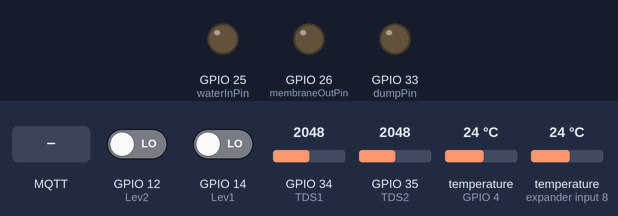
Bench run of a sketch on a simulated ESP32. Shown: output pins drawn as LEDs (lit = HIGH). The inputs (shaded band) are chosen by the test bench; at power-on: GPIO 14 (Lev1) LOW, GPIO 12 (Lev2) LOW, GPIO 34 (TDS1) = 2048, GPIO 35 (TDS2) = 2048, temperature (sensors on GPIO 4, expander input 8) 24 °C. WiFi joins after 1.5 s; servers stay silent unless stated; random numbers use the default seed unless the sketch sets one; EEPROM starts erased; no MQTT or app messages arrive unless stated; nothing arrives over Bluetooth unless stated; the modem accepts every AT command (registered, SIM ready, sends succeed) and sends nothing else; what the sketch prints to the serial monitor is not drawn.

Above: at 2.7 s.
2.8 s: GPIO 14 (Lev1) driven HIGH
6.5 s: GPIO 12 (Lev2) driven HIGH
At 10.9 s:
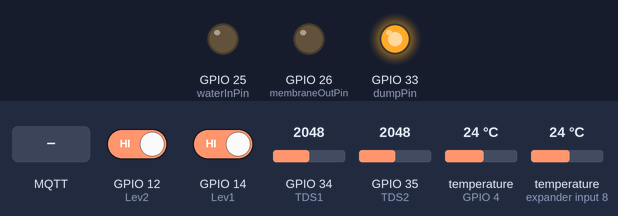
11.5 s: GPIO 12 (Lev2) driven LOW
At 23.3 s:
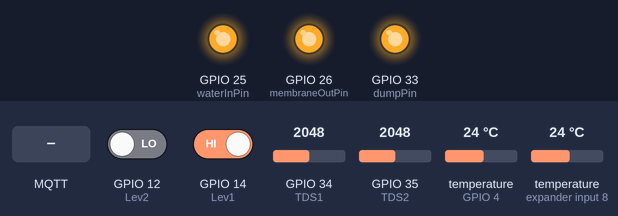
23.6 s: MQTT message "Temp 1 -" arrives on the first subscribed topic
34.5 s: MQTT message "Temp 1 -" arrives on the second subscribed topic
At 35.5 s:
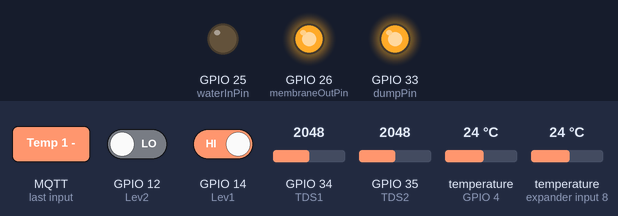
36.0 s: MQTT message "Temp 1 -" arrives on the third subscribed topic
At 36.6 s:
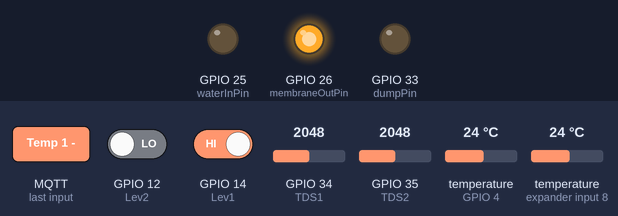
Timing chart, 0 to 38.5 s (numbered marks = the images above; inputs shaded):
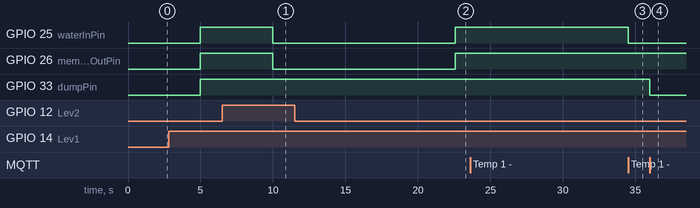

The sketch:

atoESP32.ino
```cpp
//up to date as of 10/7/20
//logic to complete functionality.

//  remember to save as intended filename before making changes

#include <WiFi.h> //add libraries
#include <PubSubClient.h>
#include <OneWire.h>
#include <DallasTemperature.h>
#include <EEPROM.h>
#include <BluetoothSerial.h>

BluetoothSerial SerialBT;

const char* ssid = "ASUS";
const char* password = "*****";
IPAddress server(192, 168, 1, 90);

#define ONE_WIRE_BUS 4     //  D4 on physical board
#define EEPROM_SIZE 500
#define waterInPin 25
#define membraneOutPin 26
#define dumpPin 33
OneWire oneWire(ONE_WIRE_BUS);
DallasTemperature DS18B20(&oneWire);
float prevTemp = 0;

//IO assignments
int TDS1 = 34;
int TDS2 = 35;
int tds1value = 666;
int tds2value = 666;
int Lev1 = 14;
int Lev2 = 12;
int LowState;
int HighState;
char* action = "0";   // 0 = waiting, 1 = dumping, 2 = filling
int handAuto = 1;

float tdsLimitM;
float tdsLimitDI;
float aRef;
float adcRange;
float K1 = 1;
float K2 = 1;
double ecValue = 0;
double ecValue25 = 0;
float TDSfactor = 0.5;
double voltage1 = 0;
double voltage2 = 0;
double TDS1calc;
double TDS2calc;
double temp1;
double temp2;
float tRound;
WiFiClient espClient;
PubSubClient client(espClient);
const char* willTopic = "LWT/ATO";
const char* willMessage = "ATO Power failure";
boolean willRetain = true;
byte willQos = 0;

unsigned long previousMillis = 0;
const long interval = 5000;

void setup() {
  // put your setup code here, to run once:
  Serial.begin(115200);
  SerialBT.begin("ESP32ATO"); //Bluetooth device name
  SerialBT.println("The device started, now you can pair it with bluetooth!");
  EEPROM.begin(EEPROM_SIZE);
  setup_wifi();
  client.setServer(server, 1883);
  client.setCallback(callback);

  pinMode(Lev1,INPUT);
  pinMode (waterInPin,OUTPUT);
pinMode (membraneOutPin,OUTPUT);
pinMode (dumpPin,OUTPUT);
aRef = EEPROM.readFloat(15);
adcRange = EEPROM.readFloat(10);
K1 = EEPROM.readFloat(20);
K2 = EEPROM.readFloat(25);
tdsLimitM = EEPROM.readFloat(30);
tdsLimitDI = EEPROM.readFloat(35);

}

void loop() {
  // put your main code here, to run repeatedly:
  if (!client.connected()) {
    reconnect();
  }
  client.loop();

  unsigned long currentMillis = millis();

  if (currentMillis - previousMillis >= interval) {
    // save the last time
    previousMillis = currentMillis;
 LowState = digitalRead(Lev1);
 HighState = digitalRead(Lev2);

 if (handAuto == 1){
   if (LowState == HIGH){
     BeginATO();
 }
 action = "0";
                                    //close all valves
digitalWrite(waterInPin,HIGH);
digitalWrite(dumpPin, HIGH);
digitalWrite(membraneOutPin, HIGH);
 client.publish("ATO/auto","AUTO");
 client.publish("ATO/STATE", action);
 SerialBT.println("ATO is in Auto");
 SerialBT.println("waiting");
 SerialBT.print("LOW LEVEL SWITCH - ");
SerialBT.println(LowState);
SerialBT.print("HIGH LEVEL SWITCH - ");
SerialBT.println(HighState);
 Serial.println("ATO is in Auto");
 Serial.println("waiting");
 Serial.print("LOW LEVEL SWITCH - ");
Serial.println(LowState);
Serial.print("HIGH LEVEL SWITCH - ");
Serial.println(HighState);
}
if (handAuto == 0){
   Serial.println("ATO is in Hand");
   client.publish("ATO/auto","HAND");
   measureSend();
}
}
}
void measureSend(){

  DS18B20.requestTemperatures();
  temp1 = DS18B20.getTempCByIndex(0); // first temperature sensor
  char buff[100];
  dtostrf(temp1,0,2,buff);
  temp1 = temp1 + 0.5;
  tRound = int(temp1);   //round the temperature to the nearest degree C
  temp2 = DS18B20.getTempCByIndex(1); // first temperature sensor
  dtostrf(temp2,0,2,buff);
  temp2 = temp2 + 0.5;
  tRound = int(temp2);   //round the temperature to the nearest degree C
 //long now = millis();
 SerialBT.println();
// SerialBT.print("Temp 1 - ");
// SerialBT.println (temp1);

  char pubTemp1[100];
  dtostrf(temp1,2,2,pubTemp1);
  client.publish("ATO/Temp1",pubTemp1);

// SerialBT.print("Temp 2 - ");
//  SerialBT.println (temp2);

   char pubTemp2[100];
  dtostrf(temp2,2,2,pubTemp2);
  client.publish("ATO/Temp2",pubTemp2);

 tds1value = analogRead(TDS1);
 tds2value = analogRead(TDS2);

 // wierd calculation of TDS based on maths ripped from the library. putting it here
 // lets me manipulate it more easily for calibration, and allows multiple TDS meters

 //TDS1 calculation
SerialBT.println ( tds1value);
SerialBT.print("ADC - ");
SerialBT.println(adcRange);
SerialBT.print("aRef - ");
SerialBT.println(aRef);
voltage1 = (tds1value/adcRange)*aRef;
SerialBT.print ("Volage calculated - ");
SerialBT.println(voltage1);
ecValue = (((133.42*pow(voltage1,3)))-((255.86*pow(voltage1,2)))+(857.39*voltage1))*K1;
SerialBT.print("ecvalue - ");
SerialBT.println(ecValue);
ecValue25 = ecValue/(1+(0.02*(temp1-25)));
SerialBT.print ("Temp1 - ");
SerialBT.println (temp1);
SerialBT.print("ec25 - ");
SerialBT.println(ecValue25);
TDS1calc = ecValue25*TDSfactor;
SerialBT.print("TDS1calc - ");
SerialBT.println (TDS1calc);
Serial.print("TDS1calc - ");
Serial.println (TDS1calc);
SerialBT.println();

// TDS2 calculation
SerialBT.println ( tds2value);
SerialBT.print("ADC - ");
SerialBT.println(adcRange);
SerialBT.print("aRef - ");
SerialBT.println(aRef);
voltage2 = (tds2value/adcRange)*aRef;
SerialBT.print ("Volage 2 calculated - ");
SerialBT.println(voltage2);
ecValue = (((133.42*pow(voltage2,3)))-((255.86*pow(voltage2,2)))+(857.39*voltage2))*K2;
SerialBT.print("ecvalue - ");
SerialBT.println(ecValue);
ecValue25 = ecValue/(1+(0.02*(temp2-25)));
SerialBT.print ("Temp2 - ");
SerialBT.println (temp2);
SerialBT.print("ec25 - ");
SerialBT.println(ecValue25);
TDS2calc = ecValue25*TDSfactor;
SerialBT.print("TDS2calc - ");
SerialBT.println (TDS2calc);
Serial.print("TDS2calc - ");
Serial.println (TDS2calc);
// SerialBT.print("TDS 1 - ");
//
// SerialBT.print("TDS 2 - ");
// SerialBT.println ( tds2value);

  char pubTDS1[100];
  dtostrf(TDS1calc,2,2,pubTDS1);
  client.publish("ATO/TDS1",pubTDS1);

  char pubTDS2[100];
  dtostrf(TDS2calc,2,2,pubTDS2);
  client.publish("ATO/TDS2",pubTDS2);

 LowState = digitalRead(Lev1);
 HighState = digitalRead(Lev2);
 SerialBT.print("level switch 1- ");
 SerialBT.println(LowState);
 SerialBT.print("level switch 2- ");
 SerialBT.println(HighState);
 Serial.print("level switch 1- ");
 Serial.println(LowState);
 Serial.print("level switch 2- ");
 Serial.println(HighState);

  char publev1[100];
  dtostrf(Lev1,2,2,publev1);
  client.publish("ATO/Lev1",publev1);
  char publev2[100];
  dtostrf(Lev2,2,2,publev2);
  client.publish("ATO/Lev2",publev2);

if (TDS2calc >= tdsLimitDI){
SerialBT.println("Output TDS high warning") ;
client.publish("ATO/WARNING","HIGH OPUTPUT TDS");
   }
}

void callback(char* topic, byte* payload, unsigned int length) {
  SerialBT.print("Message arrived [");
  SerialBT.print(topic);
  SerialBT.println("] ");
  for (int i = 0; i < length; i++) {
    SerialBT.print(char(payload[i]));
  }

  SerialBT.println();
//  payload[length];
//  String s = String((char*)payload);
//  SerialBT.println ("String payload - ");
//  SerialBT.println (s);
  float load = atof((char*)payload);
  SerialBT.println ("Float payload - ");
  SerialBT.println (load);

// if(strcmp(topic, "ATO/Cal/1") == 0){
//  float raw = (load/TDSfactor)*(1+(0.02*(temp1-25)));
//  float cal1 = (raw/(133.42*(pow(voltage1,3)))-(255.86*(pow(voltage1,2)))+(857.39*voltage1));
//EEPROM.writeFloat (20, cal1);
//EEPROM.commit;
//SerialBT.println(EEPROM.readFloat(20));
//
//  }
 if(strcmp(topic, "ATO/Cal/2") == 0){
  EEPROM.write(5,load);
  SerialBT.println ("eeprom saved ");
  SerialBT.println (load);
  EEPROM.commit();
  }
   if(strcmp(topic, "ATO/ADC") == 0){
  EEPROM.writeFloat(10,load);
  EEPROM.commit();
  SerialBT.println ("eeprom saved ");
  adcRange =  EEPROM.readFloat(10);
  SerialBT.println (EEPROM.readFloat(10));
  }
   if(strcmp(topic, "ATO/aRef") == 0){
  EEPROM.writeFloat(15,load);
  EEPROM.commit();
  SerialBT.println ("eeprom saved ");
  aRef =  EEPROM.readFloat(15);
  SerialBT.println (EEPROM.readFloat(15));
  }
     if(strcmp(topic, "ATO/K1") == 0){
  //  load=load/10;
  EEPROM.writeFloat(20,load);
  EEPROM.commit();
  SerialBT.println ("K1 saved to eeprom");
  K1 =  EEPROM.readFloat(20);
  SerialBT.println (EEPROM.readFloat(20));
  }
       if(strcmp(topic, "ATO/K2") == 0){
  EEPROM.writeFloat(25,load);
  EEPROM.commit();
  SerialBT.println ("K2 saved to eeprom");
  K2 =  EEPROM.readFloat(25);
  SerialBT.println (EEPROM.readFloat(25));
  }
         if(strcmp(topic, "ATO/tdsLimitM") == 0){
  EEPROM.writeFloat(30,load);
  EEPROM.commit();
  SerialBT.println ("TDS limit for membrane output saved ");
  tdsLimitM =  EEPROM.readFloat(30);
  SerialBT.println (EEPROM.readFloat(30));
  }
           if(strcmp(topic, "ATO/tdsLimitDI") == 0){
  EEPROM.writeFloat(35,load);
  EEPROM.commit();
  SerialBT.println ("TDS limit for DI output saved ");
  tdsLimitDI =  EEPROM.readFloat(35);
  SerialBT.println (EEPROM.readFloat(35));
  }

   if(strcmp(topic, "ATO/handAuto") == 0){
handAuto = load;
Serial.println(load);
   }
                                                          //Manual mode
if (handAuto == 0){
  if(strcmp(topic, "ATO/relays/waterIn") == 0){
    if (load == 1){
    digitalWrite(waterInPin,HIGH);
    Serial.println("Water in relay - OFF");
    client.publish("ATO/auto/feedback/waterIn","green");
    }
    if (load == 0){
    digitalWrite(waterInPin,LOW);
    Serial.println("Water in relay - ON");
    client.publish("ATO/auto/feedback/waterIn","red");
    }
  }

  if(strcmp(topic, "ATO/relays/dump") == 0){
    if (load == 1){
    digitalWrite(dumpPin,HIGH);
    Serial.println("Dump relay - OFF");
    client.publish("ATO/auto/feedback/dump","green");
    }
    if (load == 0){
    digitalWrite(dumpPin,LOW);
    Serial.println("Dump relay - ON");
    client.publish("ATO/auto/feedback/dump","red");
    }
  }
  if(strcmp(topic, "ATO/relays/membraneOut") == 0){
    if (load == 1){
    digitalWrite(membraneOutPin,HIGH);
    Serial.println("membrane out relay - OFF");
    client.publish("ATO/auto/feedback/membrane","green");
    }
    if (load == 0){
    digitalWrite(membraneOutPin,LOW);
    Serial.println("membrane out relay - ON");
    client.publish("ATO/auto/feedback/membrane","red");
    }
  }
}
}

void setup_wifi() {

  delay(10);
  // We start by connecting to a WiFi network
  SerialBT.println();
  SerialBT.print("Connecting to ");
  SerialBT.println(ssid);
  Serial.print("Connecting to ");
  Serial.println(ssid);


  WiFi.begin(ssid, password);

  while (WiFi.status() != WL_CONNECTED) {
    delay(500);
    SerialBT.print(".");
    Serial.print(".");
  }

  randomSeed(micros());

  SerialBT.println("");
  SerialBT.println("WiFi connected");
  SerialBT.println("IP address: ");
  SerialBT.println(WiFi.localIP());
  Serial.println("");
  Serial.println("WiFi connected");
  Serial.println("IP address: ");
  Serial.println(WiFi.localIP());
}
void reconnect() {
  // Loop until we're reconnected
  while (!client.connected()) {
    SerialBT.print("Attempting MQTT connection...");
    Serial.print("Attempting MQTT connection...");
    // Create a random client ID
    String clientId = "ESP8266Client";
    clientId += String(random(0xffff), HEX);
    // Attempt to connect

    if (client.connect("12345")) {
      SerialBT.println("connected");
      Serial.println("connected");
      // Once connected, publish an announcement...
      client.publish("AliveRegister", "0");   // change depending on device
      // ... and resubscribe// change to subscribed topics
      client.subscribe("ATO/handAuto");
      client.subscribe("ATO/relays/waterIn");
      client.subscribe("ATO/relays/dump");
      client.subscribe("ATO/relays/membraneOut");
      client.subscribe("ATO/Cal/1");
      client.subscribe("ATO/Cal/2");
      client.subscribe("ATO/aRef");
      client.subscribe("ATO/ADC");
      client.subscribe("ATO/K1");
      client.subscribe("ATO/K2");
      client.subscribe("ATO/tdsLimitM");
      client.subscribe("ATO/tdsLimitDI");
    } else {
      SerialBT.print("failed, rc=");
      SerialBT.print(client.state());
      SerialBT.println(" try again in 5 seconds");
      Serial.print("failed, rc=");
      Serial.print(client.state());
      Serial.println(" try again in 5 seconds");
      // Wait 5 seconds before retrying
      delay(5000);
    }
  }
}
void BeginATO(){
SerialBT.println("ATO engaged");
while (HighState == HIGH){
digitalWrite(waterInPin,LOW);
digitalWrite(membraneOutPin, LOW);
measureSend();
delay(5000);
while (TDS2calc >= tdsLimitM){
digitalWrite(dumpPin,LOW);
action = "1";
client.publish("ATO/STATE", action);
Serial.println("Dumping");
SerialBT.println("Dumping");
delay(500);
measureSend();
  }
digitalWrite(dumpPin,HIGH);
Serial.println("Filling");
SerialBT.println("Filling") ;
action = "2";
client.publish("ATO/STATE", action);
delay(500);
}
digitalWrite(waterInPin,HIGH);
digitalWrite(dumpPin,HIGH);
digitalWrite(membraneOutPin,HIGH);
Serial.println("ATO complete");
SerialBT.println("ATO Complete") ;
delay(500);
}
```

Measured:
- after the input at 6.5 s, GPIO 25 (waterInPin), GPIO 26 (membraneOutPin): HIGH → LOW after 3.5 s
- after the input at 11.5 s, GPIO 25 (waterInPin), GPIO 26 (membraneOutPin): LOW → HIGH after 11.1 s
- after the input at 23.6 s, every drawn part: stays the same
- after the input at 34.5 s, GPIO 25 (waterInPin): HIGH → LOW at once
- after the input at 36.0 s, GPIO 33 (dumpPin): HIGH → LOW at once
